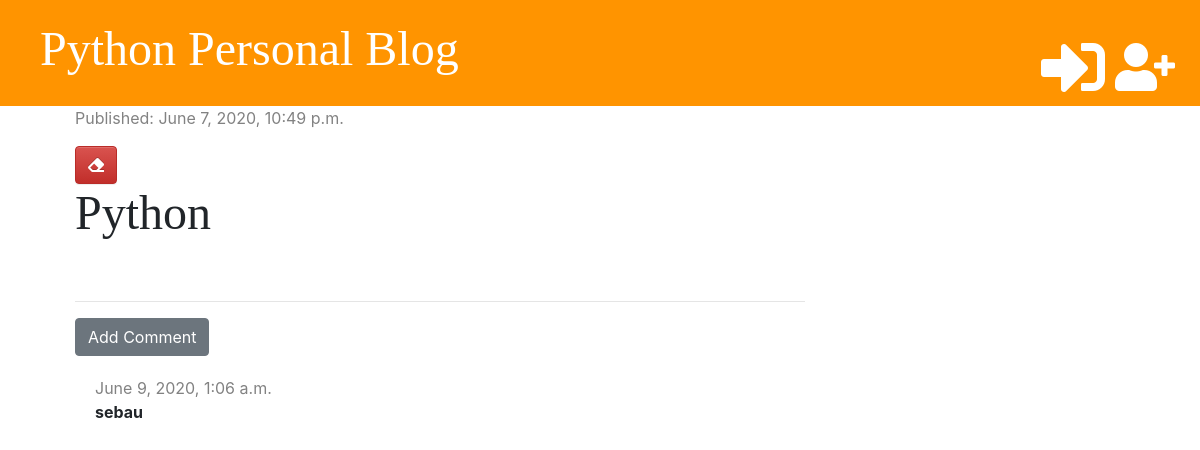
Screenshot of /post/3/ with the database file from the repository.
### blog/models.py (models this page shows, shortened)
class Post(models.Model):
    author = models.ForeignKey('auth.User', on_delete=models.CASCADE)
    title = models.CharField(max_length=200)
    text = models.TextField()
    create_date = models.DateTimeField(default=timezone.now)
    published_date = models.DateTimeField(blank=True, null=True)

class Comment(models.Model):
    post = models.ForeignKey('blog.Post', on_delete=models.CASCADE, related_name='comments')
    author = models.CharField(max_length=200)
    text = models.TextField()
    created_date = models.DateTimeField(default=timezone.now)
    approved = models.BooleanField(default=False)

### blog/views.py (the view)
# urls.py: path('post/<int:pk>/', views.post_detail, name='post_detail'),
def post_detail(request, pk):
    post = get_object_or_404(Post, pk=pk)
    return render(request, 'blog/post_detail.html', {'post': post})

### blog/templatetags/markdownify.py (called while the page is built)
@register.filter
def markdown(value):
    renderer = HighlightRenderer()
    markdown = mistune.Markdown(renderer=renderer)
    return markdown(value)

### blog/templates/blog/post_detail.html (shortened to what this page needs)
{% extends 'blog/base.html' %}
{% load markdownify %}
{% block content %}
<div class="post">
  {% if post.published_date %}
  <div class="date">
    <p>Published: {{post.published_date}}</p>
  </div>
  {% else %}
  <a href="{% url 'post_publish' pk=post.pk %}" class="btn btn-primary">Publish</a>
  {% endif %}
  <a href="{% url 'post_delete' pk=post.pk %}" class="btn btn-danger"
    onclick="return confirm('Are you sure you want to delete this post?')">
      <i class="fas fa-eraser"></i>
  </a>
  <div>
    <h1>{{post.title}}</h1>
  </div>
</div>
<hr>
<a href="{% url 'add_comment_to_post' pk=post.pk %}" class="btn btn-secondary">Add Comment</a>
{% for comment in post.comments.all %}
  {% if user.is_authenticated or comment.approved %}
    <div class="comment">
      <div class="date">{{comment.created_date}}</div>
      <strong>{{comment.author}}</strong>
    </div>
  {% endif %}
{% empty %}
<p>No comments yet...</p>
{% endfor %}
{% endblock %}

### blog/static/css/blog.css (style rules this page uses)
.post { margin-bottom: 60px; }
.date { color: #828282; }
h1, h2, h3, h4 { font-family: 'Tangerine', 'Inconsolata', 'Droid Sans', serif; font-size: 48px; }
.comment { margin: 20px 0 20px 20px; }

### rows the page displays
Post: published_date "June 7, 2020, 10:49 p.m.", title "Python"
Comment: created_date "June 9, 2020, 1:06 a.m.", author "sebau"
